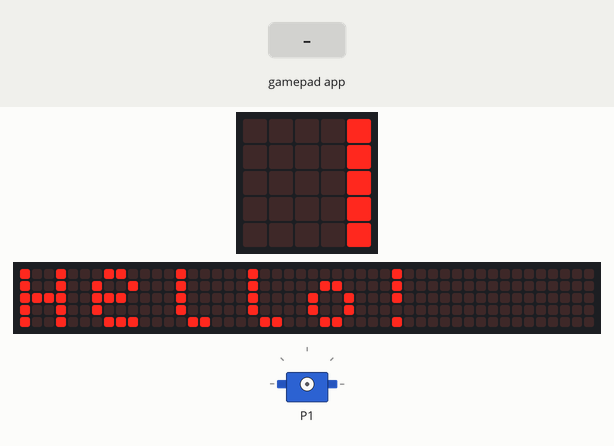
Simulated run of this program. Board: BBC micro:bit (MakeCode). Parts: the board's 5×5 LED display, a strip that is not on the board, showing the scrolling text unrolled, servo. The inputs (shaded band) are chosen by the test bench. The 48×5 strip is a reading aid, not a part: it shows the text the display is scrolling, unrolled, one strip-width of it at a time.

Above: at 0.2 s.
At 5.6 s:
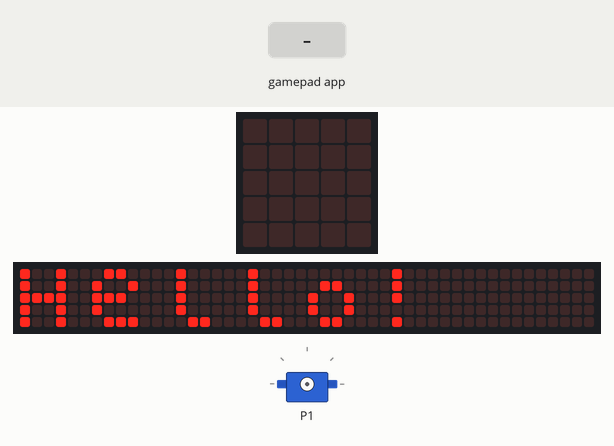
7.6 s: gamepad app sends A_DOWN
At 8.1 s:
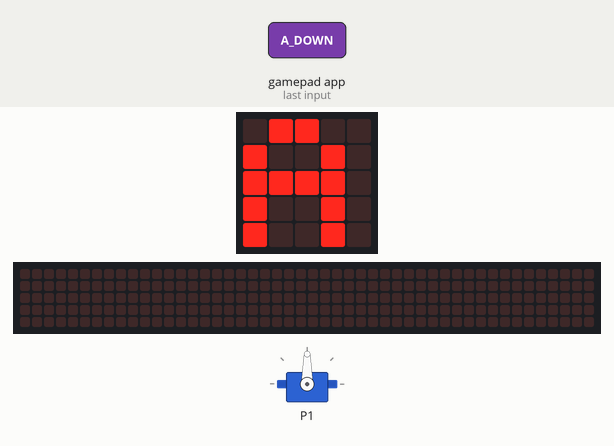
Timing chart, 0 to 10.6 s (numbered marks = the images above; inputs shaded):
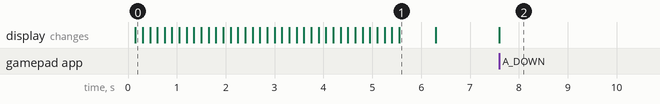

The program:

main.ts
```typescript
control.onEvent(EventBusSource.MES_DPAD_CONTROLLER_ID, EventBusValue.MICROBIT_EVT_ANY, function () {
    if (control.eventValue() == 1) {
        basic.showString("A")
    }
})
let LastValue = 0
bluetooth.startLEDService()
basic.showString("Hello!")
let Angle = 90
pins.servoWritePin(AnalogPin.P1, Angle)
basic.forever(function () {

})
```

test.ts
```typescript
// 在這裡測試；當此封包作為擴充功能時，將不會編譯此內容。
```

Measured:
- after the input at 7.6 s, the display: changes at once (image 2)
- what the display in image 1 shows lasts 0.7 s, from 5.6 s to 6.3 s
